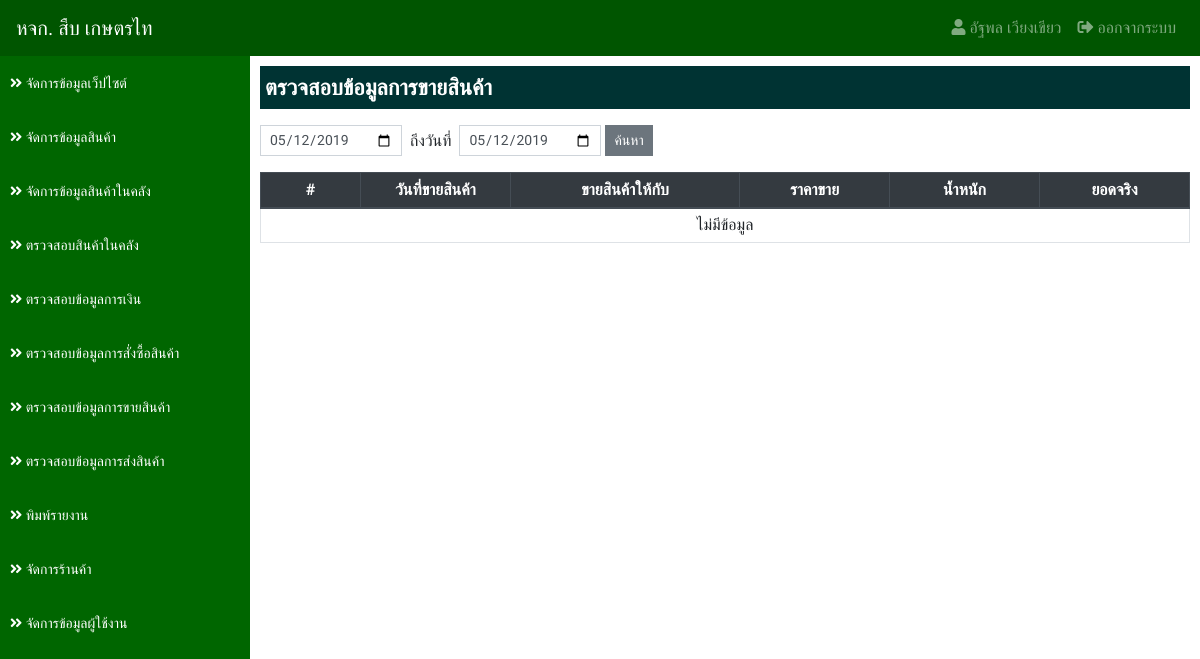
The page /?app=datatransfer&action=sale (signed in) on the database as committed earlier.
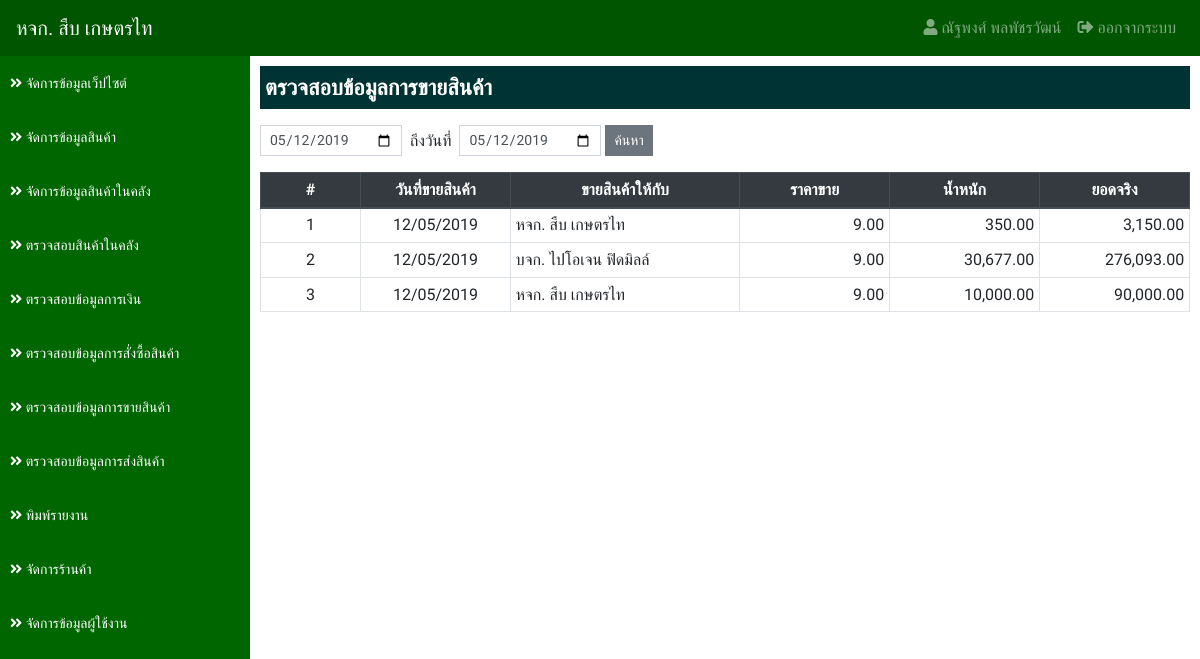
The same page on the database as committed later.
### tables this page shows
CREATE TABLE `lot_tb` (
  `lot_id` int(11) NOT NULL,
  `products_id` int(11) NOT NULL COMMENT 'รหัสสินค้า',
  `lot_date` date NOT NULL COMMENT 'วันที่ซื้อสินค้า',
  `lot_weight` decimal(10,2) NOT NULL COMMENT 'น้ำหนัก',
  `lot_price_buy` decimal(10,2) NOT NULL COMMENT 'ราคาซื้อ',
  `store_buy_id` int(11) NOT NULL COMMENT 'ซื้อกับ',
  `lot_price_sale` decimal(10,2) NOT NULL COMMENT 'ราคาขาย',
  `lot_date_sale` date NOT NULL COMMENT 'วันที่ขาย',
  `store_sale_id` int(11) NOT NULL COMMENT 'ขายให้กับ',
  `lot_status` int(1) NOT NULL DEFAULT '1' COMMENT 'สถานะ 1.ยังไม่ได้ขาย 2.ขายแล้ว',
  `lot_transfer` int(1) NOT NULL DEFAULT '1' COMMENT 'สถานะการส่ง 1.ยังไม่ได้ส่ง 2.ส่งเรียบร้อยแล้ว',
  `lot_transfer_date` date NOT NULL COMMENT 'วันที่ส่งสินค้า',
  `lot_other` decimal(10,2) NOT NULL COMMENT 'ค่ากรรมกร',
  `lot_fitby` int(11) NOT NULL COMMENT 'ผู้บันทึก',
  `lot_fitdate` datetime NOT NULL COMMENT 'บันทึกเมื่อ'
);

CREATE TABLE `store_tb` (
  `store_id` int(11) NOT NULL,
  `store_name` varchar(255) NOT NULL COMMENT 'ชื่อร้าน',
  `store_address` varchar(255) NOT NULL COMMENT 'ที่อยู่',
  `store_phone` varchar(100) NOT NULL COMMENT 'เบอร์โทรศัพท์',
  `store_tax` varchar(100) NOT NULL COMMENT 'เลขประจำตัวผู้เสียภาษี',
  `store_type` int(1) NOT NULL COMMENT 'ประเภทร้าน 1.เจ้าของร้าน 2.ร้านซื้อสินค้า 3.ร้านขายสินค้า',
  `store_status` int(1) NOT NULL COMMENT 'สถานะ 1.ใช้งาน 2.ปิดการใช้งาน 3.ลบ'
);

### applications/connect_db.php (called while the page is built, shortened)
<?php
    $serveName      = "localhost";
    $userConect     = "root";
    $passConnect    = "";
    $DB             = "sub_data";
    $conn           = new mysqli($serveName, $userConect, $passConnect, $DB);
    $conn->set_charset("utf8");
    $protocol       = (!empty($_SERVER['HTTPS']) && $_SERVER['HTTPS'] !== 'off' || $_SERVER['SERVER_PORT'] == 443) ? "https://" : "http://";
    $domain         = $protocol.$_SERVER['HTTP_HOST']."/project01";
    function select_db($sql) {
        Global $conn;
        return $conn->query($sql);
    }
?>

### applications/datatransfer/sale.php (the view)
<?php
    if (empty($_POST['date_start']) && empty($_POST['date_end'])) {
        $dateStart = date('Y-m-d');
        $dateEnd = date('Y-m-d');
    } else {
        $dateStart = $_POST['date_start'];
        $dateEnd = $_POST['date_end'];
    }
    $result = select_db("
        SELECT
            lot_tb.*,
            store_tb.store_name
        FROM
            lot_tb
        INNER JOIN store_tb ON lot_tb.store_sale_id = store_tb.store_id
        WHERE
            lot_date_sale BETWEEN '$dateStart 00:00:00' AND '$dateEnd 23:59:59'
        ORDER BY
            lot_date_sale ASC
    ");
?>
<div class="detail">
    <p class="title">ตรวจสอบข้อมูลการขายสินค้า</p>
    <form action="" class="form-inline" method="POST">
        <div class="input-group mb-3">
            <input type="date" name="date_start" value="<?=$dateStart?>" class="form-control form-control-sm">
            <div class="mt-1">&nbsp; ถึงวันที่ &nbsp;</div>
            <input type="date" name="date_end" value="<?=$dateEnd?>" class="form-control form-control-sm">&nbsp;
            <button type="submit" class="btn btn-secondary btn-sm">ค้นหา</button>
        </div>
    </form>
    <table class="table table-bordered table-hover table-sm">
        <thead class="thead-dark">
            <tr>
                <th class="text-center" style="width: 100px;">#</th>
                <th class="text-center" style="width: 150px;">วันที่ขายสินค้า</th>
                <th class="text-center">ขายสินค้าให้กับ</th>
                <th class="text-center" style="width: 150px;">ราคาขาย</th>
                <th class="text-center" style="width: 150px;">น้ำหนัก</th>
                <th class="text-center" style="width: 150px;">ยอดจริง</th>
            </tr>
        </thead>
        <tbody>
        <?php
            if ($result->num_rows > 0) {
                $i = 1;
                while($row = $result->fetch_assoc()) {
        ?>
            <tr>
                <td class="text-center"><?=$i?></td>
                <td class="text-center"><?=date_format(date_create($row['lot_date_sale']),"d/m/Y")?></td>
                <td><?=$row['store_name']?></td>
                <td class="text-right"><?=number_format($row['lot_price_sale'],2)?></td>
                <td class="text-right"><?=number_format($row['lot_weight'],2)?></td>
                <td class="text-right"><?=number_format($row['lot_weight']*$row['lot_price_sale'],2)?></td>
            </tr>
        <?php $i++;}} else { ?>
            <tr>
                <td class="text-center" colspan="6">ไม่มีข้อมูล</td>
            </tr>
        <?php } ?>
        </tbody>
    </table>
</div>

### main/navbar.php (shortened to what the changed rows need)
<nav class="navbar fixed-top navbar-expand-lg navbar-dark navbar-custom">
    <a class="navbar-brand" href="<?=$domain?>">หจก. สืบ เกษตรไท</a>
    <div class="collapse navbar-collapse" id="navbarSupportedContent">
        <ul class="navbar-nav">
            <li class="nav-item">
                <a class="nav-link" href="#"><i class="fas fa-user"></i> <?php echo $_SESSION['user_fullname']?></a>
            </li>
            <li class="nav-item">
                <a class="nav-link" href="?action=logout"><i class="fas fa-sign-out-alt"></i> ออกจากระบบ</a>
            </li>
        </ul>
    </div>
</nav>
<div class="sidebar">
    <ul class="sidebar-list">
        <li>
            <a href="?app=detail&action=list"><i class="fas fa-angle-double-right"></i> จัดการข้อมูลเว็ปไซต์</a>
        </li>
        <li class="<?php if($action == 'products_list' || $action == 'products_add' || $action == 'products_edit'){echo "active";}?>">
            <a href="?app=products&action=products_list"><i class="fas fa-angle-double-right"></i> จัดการข้อมูลสินค้า</a>
        </li>
        <li class="<?php if($action == 'manage_stock' || $action == 'manage_stock_sale'){echo "active";}?>">
            <a href="?app=stock&action=manage_stock"><i class="fas fa-angle-double-right"></i> จัดการข้อมูลสินค้าในคลัง</a>
        </li>
        <li>
            <a href="?app=datatransfer&action=stock"><i class="fas fa-angle-double-right"></i> ตรวจสอบสินค้าในคลัง</a>
        </li>
        <li>
            <a href="?app=datatransfer&action=finance"><i class="fas fa-angle-double-right"></i> ตรวจสอบข้อมูลการเงิน</a>
        </li>
        <li>
            <a href="?app=datatransfer&action=buy"><i class="fas fa-angle-double-right"></i> ตรวจสอบข้อมูลการสั่งซื้อสินค้า</a>
        </li>
        <li>
            <a href="?app=datatransfer&action=sale"><i class="fas fa-angle-double-right"></i> ตรวจสอบข้อมูลการขายสินค้า</a>
        </li>
        <li>
            <a href="?app=datatransfer&action=transfer"><i class="fas fa-angle-double-right"></i> ตรวจสอบข้อมูลการส่งสินค้า</a>
        </li>
        <li>
            <a href="?app=reports&action=report_list_buy"><i class="fas fa-angle-double-right"></i> พิมพ์รายงาน</a>
        </li>
        <li class="<?php if($action == 'store_list' || $action == 'store_add' || $action == 'store_edit'){echo "active";}?>">
            <a href="?app=store&action=store_list"><i class="fas fa-angle-double-right"></i> จัดการร้านค้า</a>
        </li>
        <li class="<?php if($action == 'user_list' || $action == 'user_add' || $action == 'user_edit'){echo "active";}?>">
            <a href="?app=user&action=user_list"><i class="fas fa-angle-double-right"></i> จัดการข้อมูลผู้ใช้งาน</a>
        </li>
    </ul>
</div>

Rows that differ between the two databases and show on the page:
now on this page (row edited): lot_tb: lot_date_sale "12/05/2019", store_tb.store_name "หจก. สืบ เกษตรไท", lot_price_sale "9.00", lot_weight "350.00", $row['lot_weight']*$row['lot_price_sale'] "3,150.00"
now on this page (row edited): lot_tb: lot_date_sale "12/05/2019", store_tb.store_name "บจก. ไปโอเจน ฟิดมิลล์", lot_price_sale "9.00", lot_weight "30,677.00", $row['lot_weight']*$row['lot_price_sale'] "276,093.00"
now on this page (row edited): lot_tb: lot_date_sale "12/05/2019", store_tb.store_name "หจก. สืบ เกษตรไท", lot_price_sale "9.00", lot_weight "10,000.00", $row['lot_weight']*$row['lot_price_sale'] "90,000.00"
Other text that changed with them:
$_SESSION['user_fullname']: "อัฐพล เวียงเขียว" → "ณัฐพงศ์ พลพัชรวัฒน์"
text no longer shown: "ไม่มีข้อมูล"
